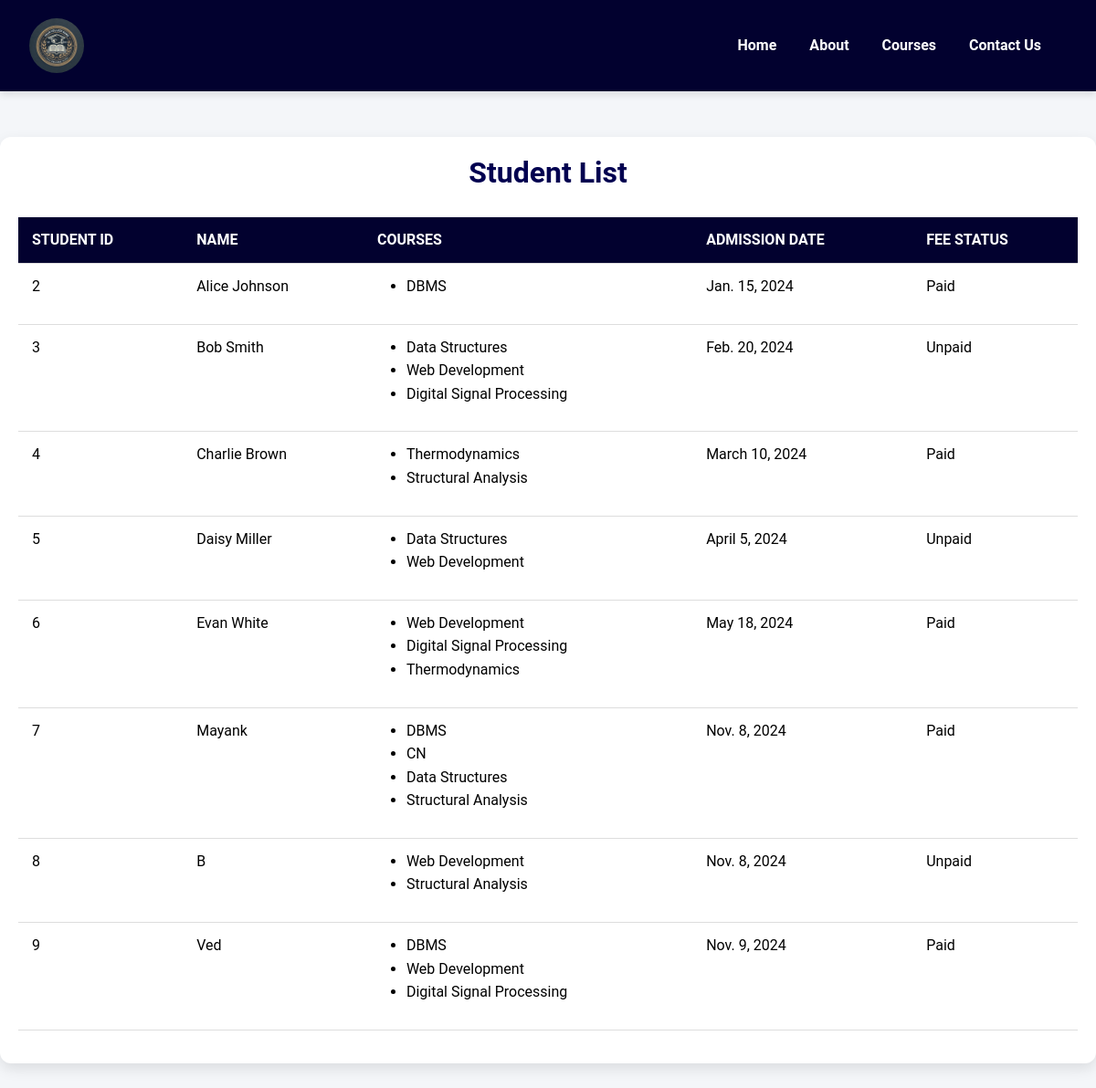
/show-students/, run on an earlier commit of the app's database.
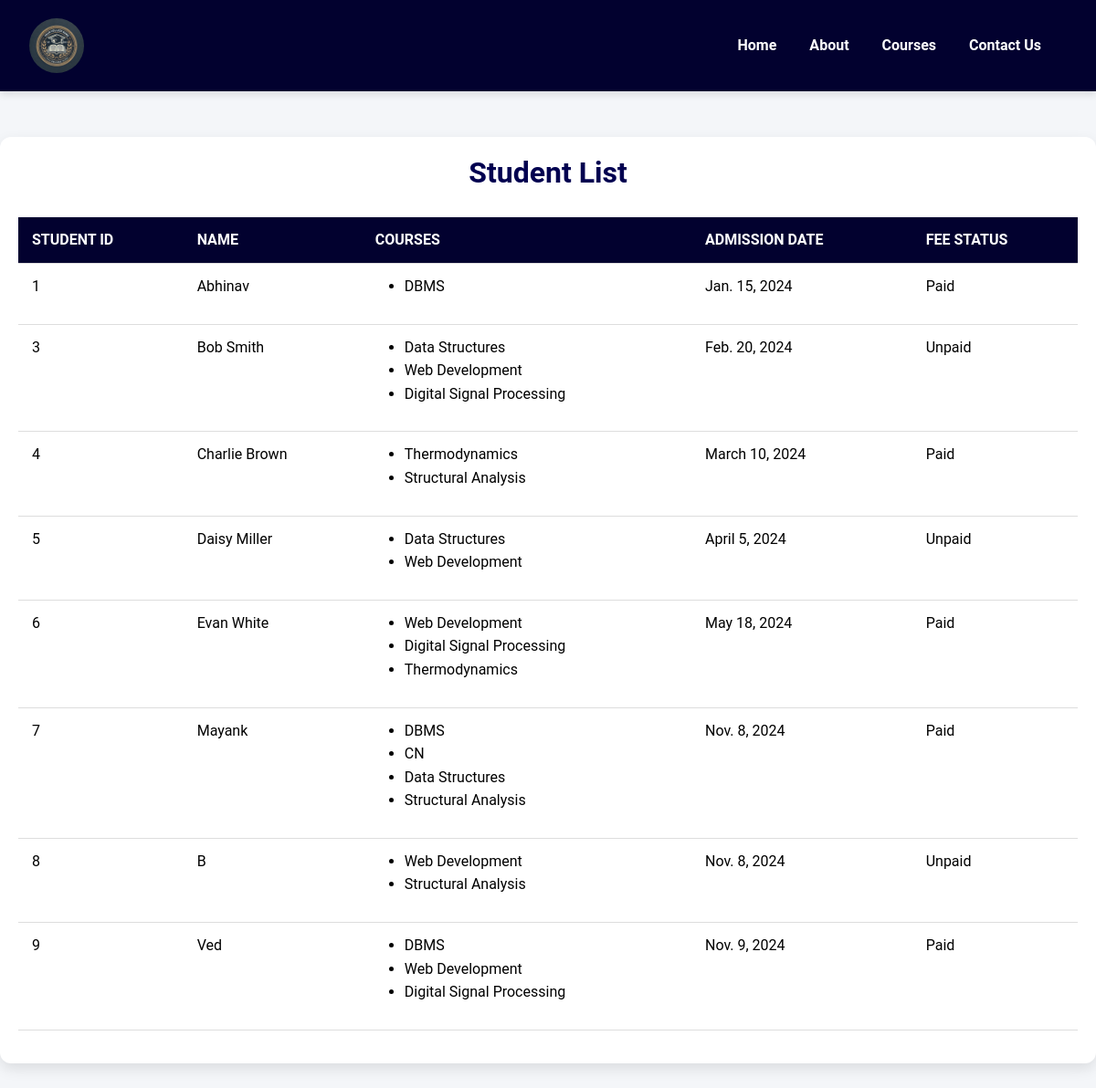
And on a later commit of the database.
### dbms/models.py (models this page shows, shortened)
class RegisteredStudent(models.Model):
    id = models.AutoField(primary_key=True)
    student_name = models.CharField(max_length=255)
    course = models.ManyToManyField(StreamCourse)  # FK to StreamCourse
    admission_date = models.DateField()
    fee_status = models.CharField(max_length=10, choices=[('Paid', 'Paid'), ('Unpaid', 'Unpaid')])

class StreamCourse(models.Model):
    id = models.AutoField(primary_key=True)
    stream_name = models.CharField(max_length=255)
    course_name = models.CharField(max_length=255)

### dbms/views.py (the view)
# urls.py: path('show-students/', show_students, name='show_students'),
def show_students(request):
    students = RegisteredStudent.objects.all().prefetch_related('course')  # Retrieve all students and prefetch related courses
    context = {
        'students': students,
    }
    return render(request, 'show_students.html', context)

### templates/show_students.html (shortened to what this page needs)
{% load static %}
<!DOCTYPE html>
<html lang="en">
<head>
    <link rel="stylesheet" href="https://cdn.jsdelivr.net/npm/bootstrap@5.3.3/dist/css/bootstrap.min.css" />
    <link rel="stylesheet" href="{% static 'lib.css' %}" />
    <link rel="stylesheet" href="{% static 'style.css' %}">
</head>
<body>
    <nav class="navbar navbar-expand-lg">
        <div class="container-fluid">
            <a class="navbar-brand" href="#">
                <img src="{% static 'images/logo.png' %}" alt="College Logo" />
            </a>
            <div class="collapse navbar-collapse" id="navbarNav">
                <ul class="navbar-nav ms-auto">
                    <li class="nav-item">
                        <a class="nav-link" href="{% url 'home' %}"> <b>Home</b></a>
                    </li>
                    <li class="nav-item">
                        <a class="nav-link" href="{% url 'about' %}"> <b>About</b></a>
                    </li>
                    <li class="nav-item">
                        <a class="nav-link" href="{% url 'show_courses' %}"> <b>Courses</b></a>
                    </li>
                    <li class="nav-item">
                        <a class="nav-link" href="{% url 'contact' %}"> <b>Contact Us</b></a>
                    </li>
                </ul>
            </div>
        </div>
    </nav>
    <div class="container">
        <h2>Student List</h2>
        <table class="table">
            <thead>
                <tr>
                    <th>Student ID</th>
                    <th>Name</th>
                    <th>Courses</th>
                    <th>Admission Date</th>
                    <th>Fee Status</th>
                </tr>
            </thead>
            <tbody>
                {% for student in students %}
                <tr>
                    <td>{{ student.id }}</td>
                    <td>{{ student.student_name }}</td>
                    <td>
                        <ul>
                            {% for course in student.course.all %}
                                <li>{{ course.course_name }}</li>
                            {% empty %}
                                <li>No courses assigned</li>
                            {% endfor %}
                        </ul>
                    </td>
                    <td>{{ student.admission_date }}</td>
                    <td>{{ student.fee_status }}</td>
                </tr>
                {% endfor %}
            </tbody>
        </table>
    </div>
</body>
</html>

What changed in the data, as far as the page shows it:
removed RegisteredStudent: id "2", student_name "Alice Johnson", admission_date "Jan. 15, 2024", fee_status "Paid", StreamCourse (course_name "DBMS")
added RegisteredStudent: id "1", student_name "Abhinav", admission_date "Jan. 15, 2024", fee_status "Paid", StreamCourse (course_name "DBMS")
